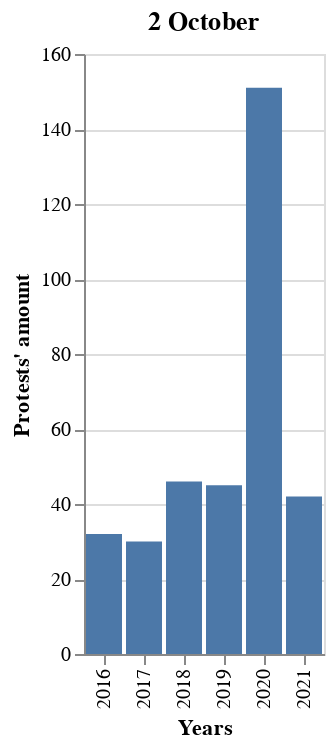

The cell this chart's notebook holds for it:
### Code cell
plot_02_10

### Figure 1 — Vega-Lite specification as saved in the notebook (floating-point values rounded to 4 significant figures; data arrays with more than 128 entries replaced by an {"elided": "..."} marker saying what was removed)
{"data": {"values": {"elided": "346 records"}}, "encoding": {"x": {"field": "x", "title": "Years", "type": "ordinal"}, "y": {"aggregate": "count", "title": "Protests' amount", "type": "quantitative"}}, "mark": "bar", "title": "2 October"}
